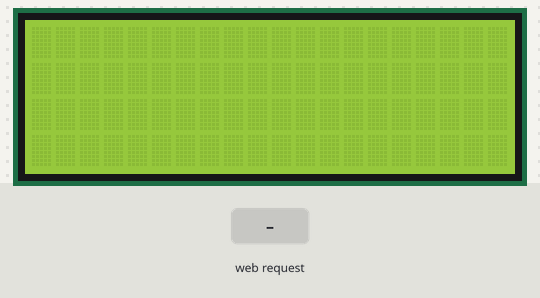
Bench run of a program on a simulated Raspberry Pi (BCM pin numbers). Shown: 20×4 character LCD. The inputs (shaded band) are chosen by the test bench. The clock reads 2024-03-15 10:24:30 at power-on unless the program sets it; what the program prints to the terminal is not drawn.

Above: at 1.4 s.
1.5 s: HTTP request for /lcd/1/1/1 received
At 2.1 s:
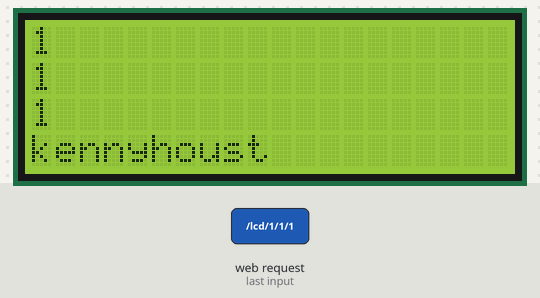
3.0 s: HTTP request for / received
At 3.6 s:
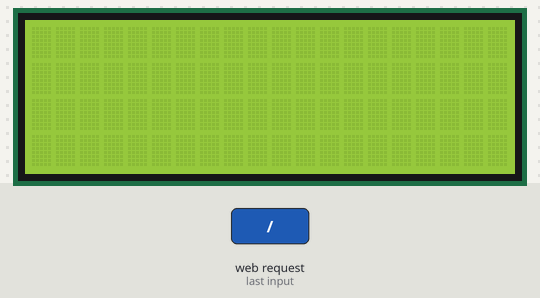
Timing chart, 0 to 6.0 s (numbered marks = the images above; inputs shaded):
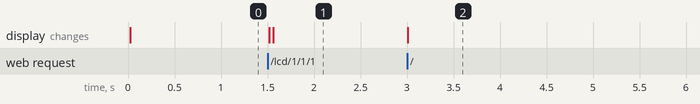

Measured:
- after the input at 1.5 s, the display: first changes at once (image 1 shows a later state)
- after the input at 3.0 s, the display: changes at once (image 2)

The program:

api.py
```python
import lcddriver
from time import *
from flask import Flask, url_for
app = Flask(__name__)
lcd = lcddriver.lcd()
@app.route('/')
def api_root():
	lcd.lcd_clear()

	return ''


@app.route('/lcd/<line1>/<line2>/<line3>')
def api_article(line1,line2,line3):
	lcd.lcd_clear()
	lcd.lcd_display_string(line1, 1)
	lcd.lcd_display_string(line2, 2)
	lcd.lcd_display_string(line3, 3)
	lcd.lcd_display_string("kennyhoust", 4)
	return ''

if __name__ == '__main__':
    app.run()
```

lcddriver.py
```python
import i2c_lib
from time import *

# LCD Address
ADDRESS = 0x27

# commands
LCD_CLEARDISPLAY = 0x01
LCD_RETURNHOME = 0x02
LCD_ENTRYMODESET = 0x04
LCD_DISPLAYCONTROL = 0x08
LCD_CURSORSHIFT = 0x10
LCD_FUNCTIONSET = 0x20
LCD_SETCGRAMADDR = 0x40
LCD_SETDDRAMADDR = 0x80

# flags for display entry mode
LCD_ENTRYRIGHT = 0x00
LCD_ENTRYLEFT = 0x02
LCD_ENTRYSHIFTINCREMENT = 0x01
LCD_ENTRYSHIFTDECREMENT = 0x00

# flags for display on/off control
LCD_DISPLAYON = 0x04
LCD_DISPLAYOFF = 0x00
LCD_CURSORON = 0x02
LCD_CURSOROFF = 0x00
LCD_BLINKON = 0x01
LCD_BLINKOFF = 0x00

# flags for display/cursor shift
LCD_DISPLAYMOVE = 0x08
LCD_CURSORMOVE = 0x00
LCD_MOVERIGHT = 0x04
LCD_MOVELEFT = 0x00

# flags for function set
LCD_8BITMODE = 0x10
LCD_4BITMODE = 0x00
LCD_2LINE = 0x08
LCD_1LINE = 0x00
LCD_5x10DOTS = 0x04
LCD_5x8DOTS = 0x00

# flags for backlight control
LCD_BACKLIGHT = 0x08
LCD_NOBACKLIGHT = 0x00

En = 0b00000100 # Enable bit
Rw = 0b00000010 # Read/Write bit
Rs = 0b00000001 # Register select bit

class lcd:
   #initializes objects and lcd
   def __init__(self):
      self.lcd_device = i2c_lib.i2c_device(ADDRESS)

      self.lcd_write(0x03)
      self.lcd_write(0x03)
      self.lcd_write(0x03)
      self.lcd_write(0x02)

      self.lcd_write(LCD_FUNCTIONSET | LCD_2LINE | LCD_5x8DOTS | LCD_4BITMODE)
      self.lcd_write(LCD_DISPLAYCONTROL | LCD_DISPLAYON)
      self.lcd_write(LCD_CLEARDISPLAY)
      self.lcd_write(LCD_ENTRYMODESET | LCD_ENTRYLEFT)
      sleep(0.2)

   # clocks EN to latch command
   def lcd_strobe(self, data):
      self.lcd_device.write_cmd(data | En | LCD_BACKLIGHT)
      sleep(.0005)
      self.lcd_device.write_cmd(((data & ~En) | LCD_BACKLIGHT))
      sleep(.0001)

   def lcd_write_four_bits(self, data):
      self.lcd_device.write_cmd(data | LCD_BACKLIGHT)
      self.lcd_strobe(data)

   # write a command to lcd
   def lcd_write(self, cmd, mode=0):
      self.lcd_write_four_bits(mode | (cmd & 0xF0))
      self.lcd_write_four_bits(mode | ((cmd << 4) & 0xF0))

   # put string function
   def lcd_display_string(self, string, line):
      if line == 1:
         self.lcd_write(0x80)
      if line == 2:
         self.lcd_write(0xC0)
      if line == 3:
         self.lcd_write(0x94)
      if line == 4:
         self.lcd_write(0xD4)

      for char in string:
         self.lcd_write(ord(char), Rs)

   # clear lcd and set to home
   def lcd_clear(self):
      self.lcd_write(LCD_CLEARDISPLAY)
      self.lcd_write(LCD_RETURNHOME)
```

i2c_lib.py
```python
import smbus
from time import *

class i2c_device:
   def __init__(self, addr, port=1):
      self.addr = addr
      self.bus = smbus.SMBus(port)

# Write a single command
   def write_cmd(self, cmd):
      self.bus.write_byte(self.addr, cmd)
      sleep(0.0001)

# Write a command and argument
   def write_cmd_arg(self, cmd, data):
      self.bus.write_byte_data(self.addr, cmd, data)
      sleep(0.0001)

# Write a block of data
   def write_block_data(self, cmd, data):
      self.bus.write_block_data(self.addr, cmd, data)
      sleep(0.0001)

# Read a single byte
   def read(self):
      return self.bus.read_byte(self.addr)

# Read
   def read_data(self, cmd):
      return self.bus.read_byte_data(self.addr, cmd)

# Read a block of data
   def read_block_data(self, cmd):
      return self.bus.read_block_data(self.addr, cmd)
```
